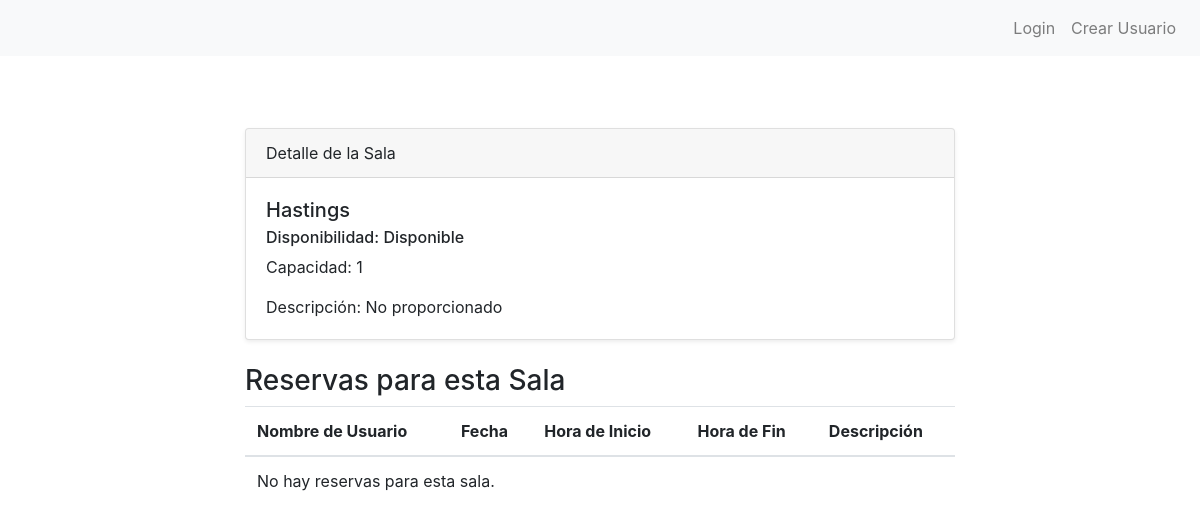
Page /bookings/sala/detail/15 on the earlier database version.
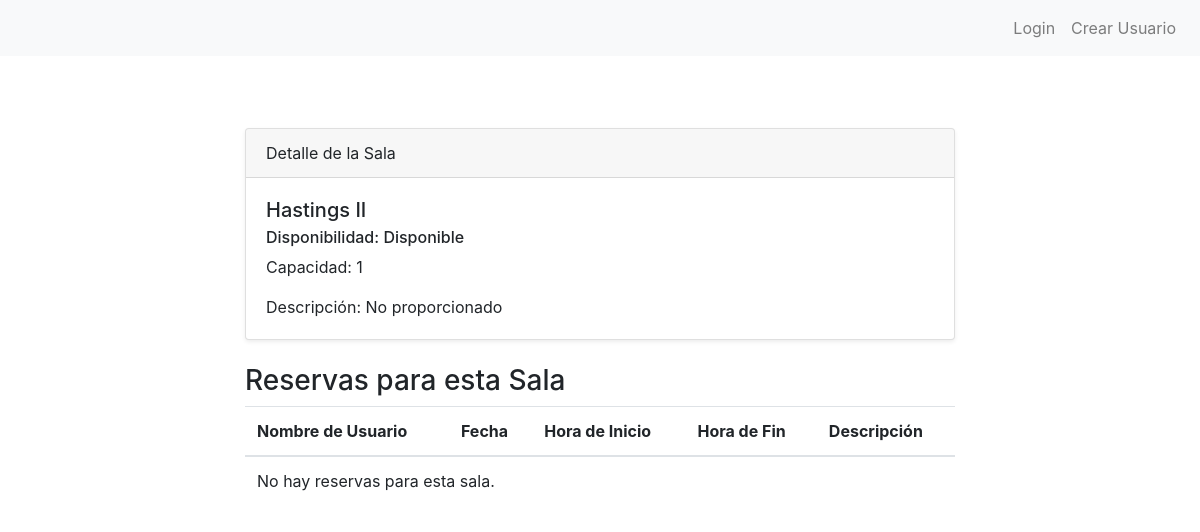
Same page on the later database version.
### bookings/models.py (models this page shows, shortened)
class Sala(models.Model):
    nombre = models.CharField(max_length=100)
    disponible = models.BooleanField(default=True)
    capacidad = models.IntegerField()
    descripcion = models.TextField(blank=True, null=True)

### bookings/views.py (the view)
# urls.py: path("sala/detail/<sala_id>", detail_sala_view, name="sala-detail"),
def detail_sala_view(request, sala_id):
    sala = Sala.objects.get(id=sala_id)
    contexto_dict = {"sala": sala}
    return render(request, "bookings/detail-sala.html", contexto_dict)

### bookings/templates/bookings/detail-sala.html (shortened to what this page needs)
{% extends 'bookings/base.html' %}
{% block content %}
<section class="py-5">
    <div class="container">
        <div class="row">
            <div class="col-lg-8 mx-auto">
                <div class="card shadow-sm">
                    <div class="card-header">
                        Detalle de la Sala
                    </div>
                    <div class="card-body">
                        <h5 class="card-title">{{ sala.nombre }}</h5>
                        {% if sala.disponible %}
                        <h6 class="card-subtitle mb-2">Disponibilidad: Disponible</h6>
                        {% else %}
                        <h6 class="card-subtitle mb-2">Disponibilidad: No Disponible</h6>
                        {% endif %}
                        <p class="card-text">Capacidad: {{ sala.capacidad }}</p>
                        <p class="card-text">Descripción: {{ sala.descripcion | default:"No proporcionado" }}</p>
                    </div>
                </div>
                <div class="mt-4">
                    <h3>Reservas para esta Sala</h3>
                    <table class="table">
                        <thead>
                            <tr>
                                <th scope="col">Nombre de Usuario</th>
                                <th scope="col">Fecha</th>
                                <th scope="col">Hora de Inicio</th>
                                <th scope="col">Hora de Fin</th>
                                <th scope="col">Descripción</th>
                            </tr>
                        </thead>
                        <tbody>
                            {% for reserva in sala.reservas.all %}
                            <tr>
                                <td>{{ reserva.nombre_de_usuario }}</td>
                                <td>{{ reserva.fecha | date:"d/m/Y" }}</td>
                                <td>{{ reserva.hora_inicio | date:"H:i" }}</td>
                                <td>{{ reserva.hora_fin | date:"H:i" }}</td>
                                <td>{{ reserva.descripcion | default:"No proporcionado" }}</td>
                            </tr>
                            {% empty %}
                            <tr>
                                <td colspan="5">No hay reservas para esta sala.</td>
                            </tr>
                            {% endfor %}
                        </tbody>
                    </table>
                </div>
            </div>
        </div>
    </div>
</section>
{% endblock %}

### bookings/templates/bookings/base.html (shortened to what this page needs)
{% load static %}
<!DOCTYPE html>
<html lang="en">
<head>
    <link rel="stylesheet" href="{% static 'bookings/css/bootstrap.css' %}">
</head>
<body>
    <nav class="navbar navbar-expand-lg navbar-light bg-light">
        <div class="collapse navbar-collapse" id="navbarNav">
            <ul class="navbar-nav ml-auto">
                {% if user.is_authenticated %}
                    <li class="nav-item">
                        <a class="nav-link" href="{% url 'logout' %}">Logout</a>
                    </li>
                    <li class="nav-item">
                        <a class="nav-link" href="">{{ user }}</a>
                    </li>
                {% else %}
                    <li class="nav-item">
                        <a class="nav-link" href="{% url 'login' %}">Login</a>
                    </li>
                    <li class="nav-item">
                        <a class="nav-link" href="{% url 'crear-usuario' %}">Crear Usuario</a>
                    </li>
                {% endif %}
            </ul>
        </div>
    </nav>
    <div class="container mt-4">
        {% block content %}{% endblock content %}
    </div>
</body>
</html>

Differences in the rows shown:
changed Sala "No proporcionado": nombre "Hastings" → "Hastings II"
